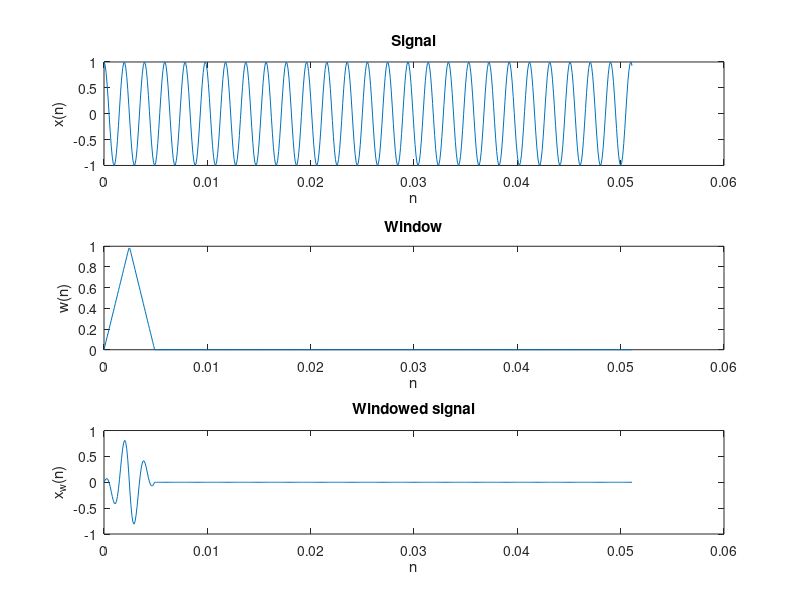
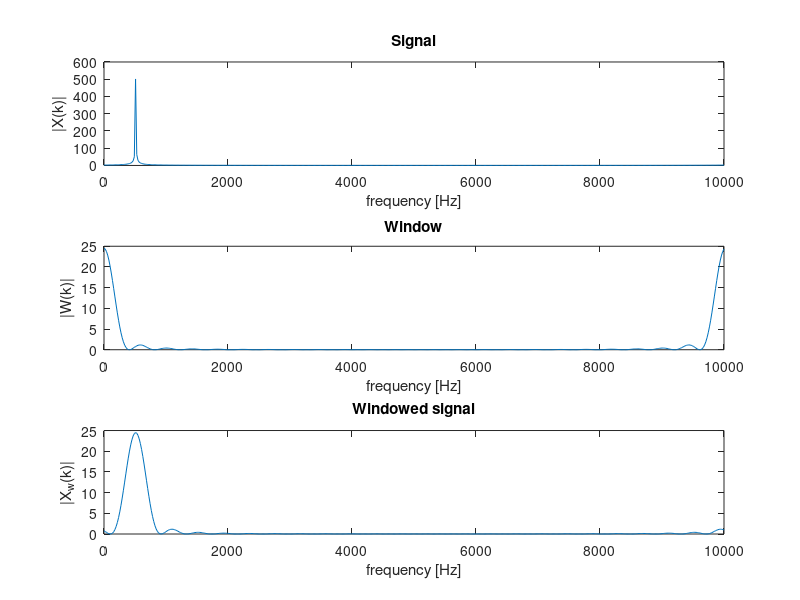

MATLAB code for these plots, in order: (Note: this script raises an error after producing the figures.)
clear all
close all
clc

%% Windows: first try

f=510; N=512; Fs=10000;
n=(0:N-1)/Fs;
x=exp(1i*2*pi*f*n);
x=x.';
w=window(@bartlett,50);
w(N)=0;
xw=x.*w;

X=fft(x,N);
W=fft(w,N);
XW=fft(xw,N);
F=linspace(0,Fs,N);

figure;
subplot(3,1,1)
plot(n,real(x));
xlabel('n'); ylabel('x(n)'); title('Signal');
subplot(3,1,2)
plot(n,w);
xlabel('n'); ylabel('w(n)'); title('Window');
subplot(3,1,3)
plot(n,real(xw));
xlabel('n'); ylabel('x_w(n)'); title('Windowed signal');


figure;
subplot(3,1,1)
plot(F,abs(X));
xlabel('frequency [Hz]'); ylabel('|X(k)|'); title('Signal');
subplot(3,1,2)
plot(F,abs(W));
xlabel('frequency [Hz]'); ylabel('|W(k)|'); title('Window');
subplot(3,1,3)
plot(F,abs(XW));
xlabel('frequency [Hz]'); ylabel('|X_w(k)|'); title('Windowed signal');

%% Causal windows
N=101;
win=window(@bartlett,N);
win=[zeros(N,1); win; zeros(N,1)];
n=linspace(-N/2,N/2,N*3);
win_shifted=win(N+1:end);
win_shifted(3*N)=0;


[WIN, w]=dft(win,n); 
% need to use a modified DFT to see with negative n
WIN_shifted=dft(win_shifted, n-min(n));


figure; 
subplot(2,2,1);
plot(n, win);
ylabel('w(n)'); xlabel('n');
title('non-causal window');

subplot(2,2,2);
plot(n-min(n), win_shifted);
ylabel('w(n)'); xlabel('n');
title('causal window');

subplot(2,2,3);
plot(w/pi,angle(WIN));
ylim([-2*pi,2*pi]);
ylabel('\angle W(z)'); xlabel('normalized \omega');
title('zero-phase');

subplot(2,2,4);
plot(w/pi,unwrap(angle(WIN_shifted)));
%ylim([-2*pi,2*pi]);
ylabel('\angle W(z)'); xlabel('normalized \omega');
title('linear-phase');


%% Types of windows
N_win=64;
N=1024;

rect_win=window(@rectwin,N_win);
show_win(rect_win, N, 'rect');

triang_win=window(@bartlett,N_win);
show_win(triang_win, N, 'triang');

hann_win=window(@hann,N_win);
show_win(hann_win, N, 'Hann');

hamming_win=window(@hamming, N_win);
show_win(hamming_win, N, 'Hamming');

black_win=window(@blackman, N_win);
show_win(black_win, N, 'Blackman');

kaiser_win=window(@kaiser, N_win);
show_win(kaiser_win, N, 'Kaiser');


gauss_win=window(@gausswin, N_win);
show_win(gauss_win, N, 'Gaussian');


%%
clear all

N=2^14;
n=(0:N-1).';
omega1=2*pi*1000/N;
omega2=2*pi*1000/N + 2*pi/40;
DeltaOmega=abs(omega1-omega2);
x=cos(omega1*n)+cos(omega2*n);

omega_norm=linspace(-1,1,N);    
M=[16, 32, 64, 128];
figure;
for m =1:length(M)
    subplot(2,2,m);
    M_i=M(m);
    w_R=window(@rectwin,M_i)/M_i;
    w_R(N)=0;
    y=x.*w_R;
    Y=fft(y,N);
    Y=fftshift(Y);
    plot(omega_norm, 20*log10(abs(Y)));
   
   % plot(omega_norm, 20*log10(abs(Y)));
    xlabel('\omega [\pi units]');
    ylabel('|Y(k)|');
    title(['M= ' num2str(M_i)]);
end

%% Minimum M
clear all
N=2^14; n=(0:N-1).';
w_norm=linspace(-1,1,N);    
omega1=0.2*pi; omega2=0.24*pi;
x=exp(1i*omega1*n)+exp(1i*omega2*n);
Delta=abs(omega1-omega2);
L=2; M=2*L*2*pi/Delta; % rectWin
M=ceil(1.1*M); % adding a 10% of the value
w_R=window(@rectwin,M)/M; w_R(N)=0; 
y=x.*w_R; Y=fftshift(fft(y,N));
figure;
plot(w_norm, 20*log10(abs(Y)));
xlabel('\omega [\pi units]');
ylabel('|Y(k)|');
title('Equal amplitude signals');

%% Different amplitude signals
x2=exp(1i*omega1*n)+0.1*exp(1i*omega2*n);
%w_R=window(@hann,2*M); w_R(N)=0; 

y2=x2.*w_R; Y2=fftshift(fft(y2,N));
figure;
plot(w_norm, 20*log10(abs(Y2)));
xlabel('\omega [\pi units]');
ylabel('|Y(k)|');
title('Different amplitude signals');


%% Different amplitude signals with Hamming window
L=2; M=2*L*2*pi/Delta; % rectWin
M=ceil(1.1*M); % adding a 10% of the value
w_H=window(@hamming,M)/M; w_H(N)=0; 
y3=x2.*w_H;

Y3=fftshift(fft(y3,N));
figure;
plot(w_norm, 20*log10(abs(Y3)));
xlabel('\omega [\pi units]');
ylabel('|Y(k)|');
title('Different amplitude signals with Hamming window');
 
%% overlap and add
clear all
[x, Fs]=audioread('gb.wav');
N=length(x);
K=1000;
delta=[1;0];
delta(K)=0;
h=filter(1,[1 -0.99],delta);

M=floor(0.050*Fs); % frame of 50ms
w=window(@bartlett,M);
R=floor(M*0.5); % 50% overlap

Nfft=2^ceil(log2(K+M-1));

y_=conv(x,h);

h(Nfft)=0;
H=fft(h, Nfft);

%% is COLA respected?
times=10;
COLA=zeros((M-R)*times+R,1);
w=window(@rectwin,M);
figure;
hold on
plot(COLA);
pause(0.5);
for i=0:times-1
   COLA_win=zeros(size(COLA));
   COLA((i*R)+1:(i*R)+M)=COLA((i*R)+1:(i*R)+M)+w; 
   COLA_win((i*R)+1:(i*R)+M)=w;   
   plot(COLA_win);  
   plot(COLA,'k');
   ylim([0,5]);
   pause(1.5);
end

clear COLA COLA_win
%%

x(N+M+R+Nfft)=0;
y=zeros(size(x));
%x(N+M+R)=0;
for m=1:floor(N/R)+1
    mR=(m-1)*R+1;
    x_m=x(mR:mR+M-1);
    x_wm=x_m.*w;
    x_wm(Nfft)=0;
    X_wm=fft(x_wm);
    Y_m=X_wm.*H;
    y_m=ifft(Y_m);
    y(mR:mR+Nfft-1)=y(mR:mR+Nfft-1)+y_m;   
end

y=y(1:N+K-1);
figure; plot(abs(y-y_));


%% Showing OLA
clear all
[x, Fs]=audioread('gb.wav');
N=length(x);
K=1000;
delta=[1;0];
delta(K)=0;
h=filter(1,[1 -0.99],delta);

M=floor(0.050*Fs); % frame of 50ms
w=window(@bartlett,M);
R=floor(M*0.5); % 50% overlap

Nfft=K+M-1;

y_=conv(x,h);

h(Nfft)=0;
H=fft(h, Nfft);
x=x(R*15:R*25);
N=length(x);
x(N+M+R)=0;
y=zeros(size(x));

figure;
subplot(4,2,2);
plot(0:K-1,h(1:K));
xlabel('n');
ylabel('h(n)');
title('h(n)');
subplot(4,2,4);
plot(abs(H));
xlabel('k');
ylabel('|H(k)|');
title('|H|');

for m=1:floor(N/R)+1
    subplot(4,2,1);
    plot(x);
    title('x')
    mR=(m-1)*R+1;
    x_m=x(mR:mR+M-1);
    hold on
    x_=zeros(size(x));
    x_(mR:mR+M-1)=w;
    plot(x_,'r');
    hold off
    
    %subplot(5,2,3);
    %x_=zeros(size(x));
    %x_(mR:mR+M-1)=x_m;
    %plot(x_);
    %title('x_m')
    x_wm=x_m.*w;
    
    subplot(4,2,3);    
    x_(mR:mR+M-1)=x_wm;
    plot(x_);
    title('x_{w,m}');
    
    
    x_wm(Nfft)=0;
    X_wm=fft(x_wm);
    
    subplot(4,2,6);    
    plot(abs(X_wm));
    title('|X_{w,m}|');
    
    Y_m=X_wm.*H;
    
    subplot(4,2,8);    
    plot(abs(Y_m));
    title('|Y_m|=|X_{w,m}| |H|');
    
    y_m=ifft(Y_m);
    y(mR:mR+Nfft-1)=y(mR:mR+Nfft-1)+y_m;   
    
    subplot(4,2,5);
    y_=zeros(size(y));
    y_(mR:mR+Nfft-1)=y_m;
    plot(y_);
    title('y_m');
    subplot(4,2,7);    
    plot(y);
    title('y');
    if m==1
        pause(); 
    else
        pause(3);
    end
end

%% STFT with audio
clear all
[x, Fs]=audioread('gb.wav'); 
N=length(x);
M=floor(0.050*Fs); 
R=floor(M*0.5);
w=window(@bartlett,M);
Nfft=M; 
x(N+M)=0;
X=zeros(floor(Nfft/2+1),floor(N/R)+1);
for m=1:floor(N/R)+1
  mR=(m-1)*R+1; x_m=x(mR:mR+M-1);    
  x_wm=x_m.*w; X_wm=fft(x_wm, Nfft);
  X(:,m)=X_wm(1:floor(Nfft/2+1));
end
X=flipud(X);
time=(1:size(X,2))*0.025;
freq=linspace(Fs/2,0,size(X,1));

figure; imagesc(time, freq,20*log10(abs(X)));
title('STFT X [dB]')
xlabel('Time');
ylabel('Freq');
axis xy

%% A changing frequency signal
close all
n=[0:2^14];
x=cos(2*pi*n/100);
x(n>2^13)=cos(2*pi*n(n>2^13)/200);

figure;
plot(n,x);
figure;
plot(abs(fft(x,2^14)));

figure;
Nspec=1024;
imagesc(abs(spectrogram(x,window(@bartlett, Nspec),Nspec/2,Nspec)));


%% invert magnitude and phase in spectrograms
[y_fgi,Fs]=audioread('fgi.wav');
[y_wttj,Fs]=audioread('wttj.wav');
y_fgi=mean(y_fgi.');
y_wttj=mean(y_wttj.');
%mean converts mono to stereo
logN=floor(log2(0.05*Fs));
N=2^logN;
Noverlap=2^(logN-1);

Nmin=min(length(y_fgi),length(y_wttj));
y_fgi=y_fgi(1:Nmin);
y_wttj=y_wttj(1:Nmin);

win=window(@hamming,N);
Y_fgi=spectrogram(y_fgi, win,Noverlap);
Y_wttj=spectrogram(y_wttj, win,Noverlap);
Y_fm_wa=abs(Y_fgi).*exp(1i*angle(Y_wttj));
Y_wm_fa=abs(Y_wttj).*exp(1i*angle(Y_fgi));
y_fm_wa=istft(Y_fm_wa,Noverlap);
y_wm_fa=istft(Y_wm_fa,Noverlap);

sound(y_fm_wa,Fs)
sound(y_wm_fa,Fs)
